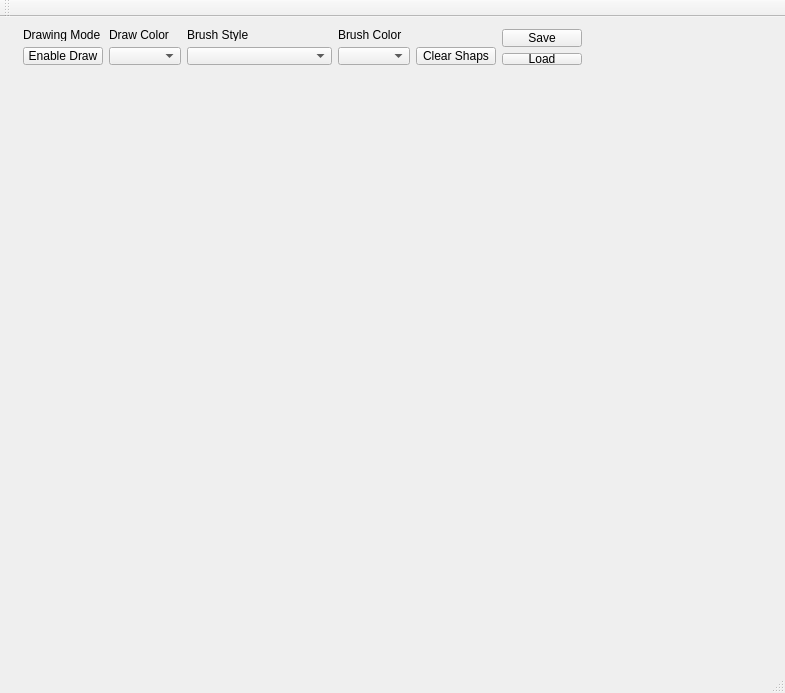
<?xml version="1.0" encoding="UTF-8"?>
<ui version="4.0">
 <class>MainWindow</class>
 <widget class="QMainWindow" name="MainWindow">
  <property name="geometry">
   <rect>
    <x>0</x>
    <y>0</y>
    <width>785</width>
    <height>693</height>
   </rect>
  </property>
  <property name="windowTitle">
   <string>MainWindow</string>
  </property>
  <widget class="QWidget" name="centralWidget">
   <widget class="QWidget" name="">
    <property name="geometry">
     <rect>
      <x>12</x>
      <y>1</y>
      <width>581</width>
      <height>57</height>
     </rect>
    </property>
    <layout class="QGridLayout" name="gridLayout" columnstretch="0,0,2,0,0,0">
     <item row="0" column="0">
      <widget class="QLabel" name="label">
       <property name="text">
        <string>Drawing Mode</string>
       </property>
      </widget>
     </item>
     <item row="0" column="1">
      <widget class="QLabel" name="label_2">
       <property name="text">
        <string>Draw Color</string>
       </property>
      </widget>
     </item>
     <item row="0" column="2">
      <widget class="QLabel" name="label_3">
       <property name="text">
        <string>Brush Style</string>
       </property>
      </widget>
     </item>
     <item row="0" column="3">
      <widget class="QLabel" name="label_4">
       <property name="text">
        <string>Brush Color</string>
       </property>
      </widget>
     </item>
     <item row="0" column="4">
      <spacer name="horizontalSpacer">
       <property name="orientation">
        <enum>Qt::Horizontal</enum>
       </property>
       <property name="sizeHint" stdset="0">
        <size>
         <width>40</width>
         <height>20</height>
        </size>
       </property>
      </spacer>
     </item>
     <item row="0" column="5" rowspan="2">
      <widget class="QPushButton" name="saveBtn">
       <property name="text">
        <string>Save</string>
       </property>
      </widget>
     </item>
     <item row="1" column="0" rowspan="2">
      <widget class="QPushButton" name="drawModeBtn">
       <property name="text">
        <string>Enable Draw</string>
       </property>
      </widget>
     </item>
     <item row="1" column="1" rowspan="2">
      <widget class="QComboBox" name="colorCombo"/>
     </item>
     <item row="1" column="2" rowspan="2">
      <widget class="QComboBox" name="brushCombo"/>
     </item>
     <item row="1" column="3" rowspan="2">
      <widget class="QComboBox" name="brushColorCombo"/>
     </item>
     <item row="1" column="4" rowspan="2">
      <widget class="QPushButton" name="clearShapes">
       <property name="text">
        <string>Clear Shaps</string>
       </property>
      </widget>
     </item>
     <item row="2" column="5">
      <widget class="QPushButton" name="loadBtn">
       <property name="text">
        <string>Load</string>
       </property>
      </widget>
     </item>
    </layout>
   </widget>
  </widget>
  <widget class="QMenuBar" name="menuBar">
   <property name="geometry">
    <rect>
     <x>0</x>
     <y>0</y>
     <width>785</width>
     <height>20</height>
    </rect>
   </property>
  </widget>
  <widget class="QToolBar" name="mainToolBar">
   <attribute name="toolBarArea">
    <enum>TopToolBarArea</enum>
   </attribute>
   <attribute name="toolBarBreak">
    <bool>false</bool>
   </attribute>
  </widget>
  <widget class="QStatusBar" name="statusBar"/>
 </widget>
 <layoutdefault spacing="6" margin="11"/>
 <resources/>
 <connections/>
</ui>
